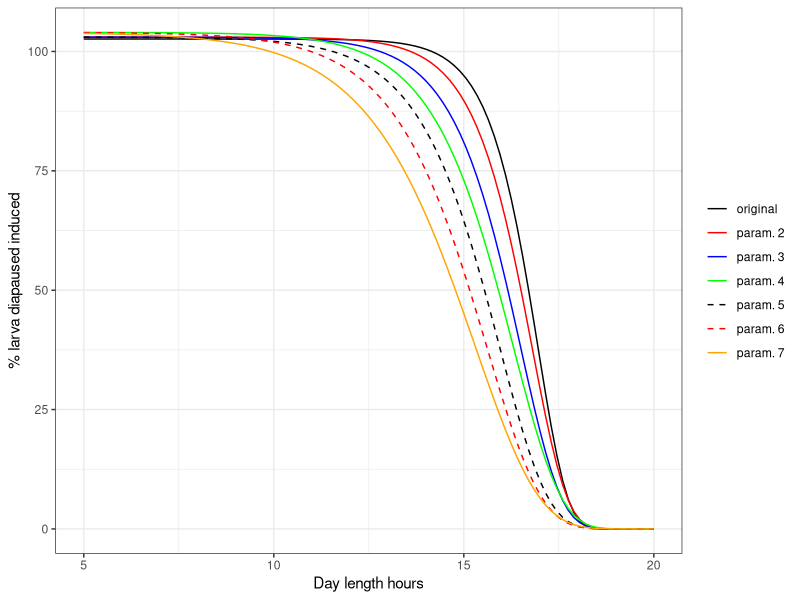

Source code (R): (Note: this script raises an error after producing the figure.)
rm(list=ls())
library(ggplot2)

dp_1 = c(102.6077, 1.306483, 16.95815) 
dp_2 = c(103, 1.1, 16.8) 
dp_3 = c(103, 0.95, 16.5)
dp_4 = c(104, 0.8, 16.3) 
dp_5 = c(103, 0.8, 15.95)
dp_6 = c(104, 0.7, 15.6) 
dp_7 = c(104, 0.6, 15.3) 

diapause_1 <- function(x){dp_1[1] * exp(-exp(dp_1[2] * (x - dp_1[3] ))) } # original
diapause_2 <- function(x){dp_2[1] * exp(-exp(dp_2[2] * (x - dp_2[3] ))) }
diapause_3 <- function(x){dp_3[1] * exp(-exp(dp_3[2] * (x - dp_3[3] ))) }
diapause_4 <- function(x){dp_4[1] * exp(-exp(dp_4[2] * (x - dp_4[3] ))) }
diapause_5 <- function(x){dp_5[1] * exp(-exp(dp_5[2] * (x - dp_5[3] ))) }
diapause_6 <- function(x){dp_6[1] * exp(-exp(dp_6[2] * (x - dp_6[3] ))) }
diapause_7 <- function(x){dp_7[1] * exp(-exp(dp_7[2] * (x - dp_7[3] ))) }

diapause_reshaped_plot = ggplot(data = data.frame(x = 0), 
                                mapping = aes(x = x)) + 
                         theme_bw()+
                         labs(x="Day length hours", y="% larva diapaused induced") + 
                         xlim(5, 20) + 
                         stat_function(fun = diapause_1, aes(colour = "original", linetype="original")) +
                         stat_function(fun = diapause_2, aes(colour = "param. 2", linetype="param. 2")) + 
                         stat_function(fun = diapause_3, aes(colour = "param. 3", linetype="param. 3")) +
                         stat_function(fun = diapause_4, aes(colour = "param. 4", linetype="param. 4")) +
                         stat_function(fun = diapause_5, aes(colour = "param. 5", linetype="param. 5")) + 
                         stat_function(fun = diapause_6, aes(colour = "param. 6", linetype="param. 6")) + 
                         stat_function(fun = diapause_7, aes(colour = "param. 7", linetype="param. 7")) + 
                         # scale_colour_manual("", values = c("black", "red", "blue", "green", "black", "red", "orange"))
                         scale_linetype_manual(values = c("solid", "solid", "solid", "solid", "dashed", "dashed", "solid"), guide = FALSE) +
                         scale_colour_manual(values = c("black", "red", "blue", "green", "black", "red", "orange"),
                                            guide = guide_legend(override.aes = list(
                                            linetype = c("solid", "solid", "solid", "solid", "dashed", "dashed", "solid"),
                                            size = c(.1, .1, .1, .1, .1, .1, .1)),
                                            title = NULL))

diapause_reshaped_plot

plot_name = paste0("diapause_reshaped_plot.png")
plot_path = "/Users/hn/Documents/GitHub/Kirti/codling_moth/to_write_paper/figures/sensitivity/Diapause/"
ggsave(plot_name, diapause_reshaped_plot, 
       device="png", path=plot_path, 
       width=10, height=7, unit="in", dpi=300)


rm(list=ls())
library(ggplot2)
dp_1 = c(102.6077, 1.306483, 16.95815) 
dp_2 = c(103, 1.1, 16.8) 
dp_3 = c(103, 0.95, 16.5)
dp_4 = c(104, 0.8, 16.3) 
dp_5 = c(103, 0.8, 15.95)
dp_6 = c(104, 0.7, 15.6) 
dp_7 = c(104, 0.6, 15.3) 

# original
diapause_1 <- function(x){
  ifelse(dp_1[1] * exp(-exp(dp_1[2] * (x - dp_1[3]))) > 100, 100, dp_1[1] * exp(-exp(dp_1[2] * (x - dp_1[3]))))
}

diapause_2 <- function(x){
  ifelse(dp_2[1] * exp(-exp(dp_2[2] * (x - dp_2[3])))>100, 100, dp_2[1] * exp(-exp(dp_2[2] * (x - dp_2[3]))))
}

diapause_3 <- function(x){
  ifelse(dp_3[1] * exp(-exp(dp_3[2] * (x - dp_3[3] ))) > 100, 100, dp_3[1] * exp(-exp(dp_3[2] * (x - dp_3[3] ))))
}

diapause_4 <- function(x){
  ifelse(dp_4[1] * exp(-exp(dp_4[2] * (x - dp_4[3] ))) > 100, 100, dp_4[1] * exp(-exp(dp_4[2] * (x - dp_4[3] ))))
}

diapause_5 <- function(x){
  ifelse(dp_5[1] * exp(-exp(dp_5[2] * (x - dp_5[3] ))) > 100, 100, dp_5[1] * exp(-exp(dp_5[2] * (x - dp_5[3] ))))
}

diapause_6 <- function(x){
  ifelse(dp_6[1] * exp(-exp(dp_6[2] * (x - dp_6[3] ))) > 100, 100, dp_6[1] * exp(-exp(dp_6[2] * (x - dp_6[3] ))))
}

# orange
diapause_7 <- function(x){
  ifelse(dp_7[1] * exp(-exp(dp_7[2] * (x - dp_7[3] ))) > 100, 100, dp_7[1] * exp(-exp(dp_7[2] * (x - dp_7[3] ))))
}

diapause_reshaped_plot = ggplot(data = data.frame(x = 0), 
                                mapping = aes(x = x)) + 
                         theme_bw()+
                         labs(x="Day length hours", y="% larva diapaused induced") + 
                         xlim(5, 20) + 
                         stat_function(fun = diapause_1, aes(colour = "original", linetype="original")) +
                         stat_function(fun = diapause_2, aes(colour = "param. 2", linetype="param. 2")) + 
                         stat_function(fun = diapause_3, aes(colour = "param. 3", linetype="param. 3")) +
                         stat_function(fun = diapause_4, aes(colour = "param. 4", linetype="param. 4")) +
                         stat_function(fun = diapause_5, aes(colour = "param. 5", linetype="param. 5")) + 
                         stat_function(fun = diapause_6, aes(colour = "param. 6", linetype="param. 6")) + 
                         stat_function(fun = diapause_7, aes(colour = "param. 7", linetype="param. 7")) + 
                         # scale_colour_manual("", values = c("black", "red", "blue", "green", "black", "red", "orange"))
                         scale_linetype_manual(values = c("solid", "solid", "solid", "solid", "dashed", "dashed", "solid"), guide = FALSE) +
                         scale_colour_manual(values = c("black", "red", "blue", "green", "black", "red", "orange"),
                                            guide = guide_legend(override.aes = list(
                                            linetype = c("solid", "solid", "solid", "solid", "dashed", "dashed", "solid"),
                                            size = c(.1, .1, .1, .1, .1, .1, .1)),
                                            title = NULL))

diapause_reshaped_plot

plot_name = paste0("diap_reshaped_plot.png")
plot_path = "/Users/hn/Documents/GitHub/Kirti/codling_moth/to_write_paper/figures/sensitivity/Diapause/"
ggsave(plot_name, diapause_reshaped_plot, 
       device="png", path=plot_path, 
       width=10, height=7, unit="in", dpi=400)

